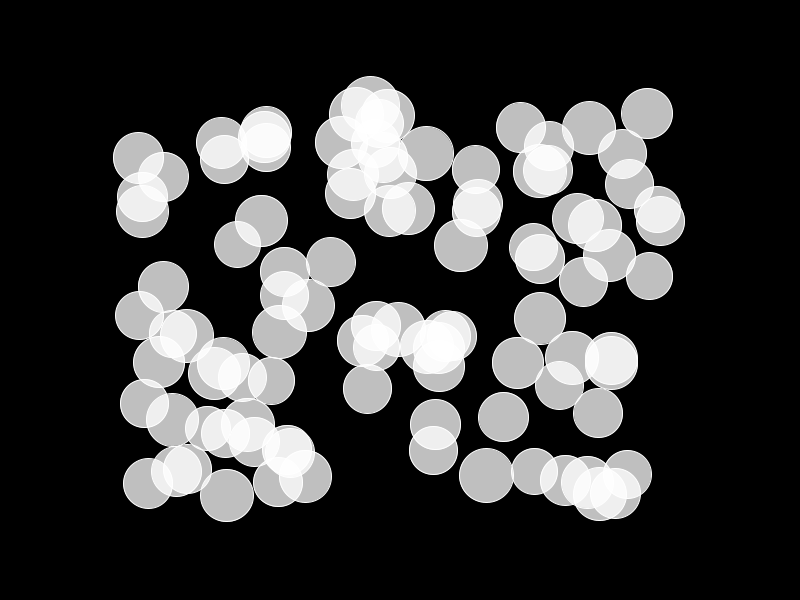
Frame 1 (no input)
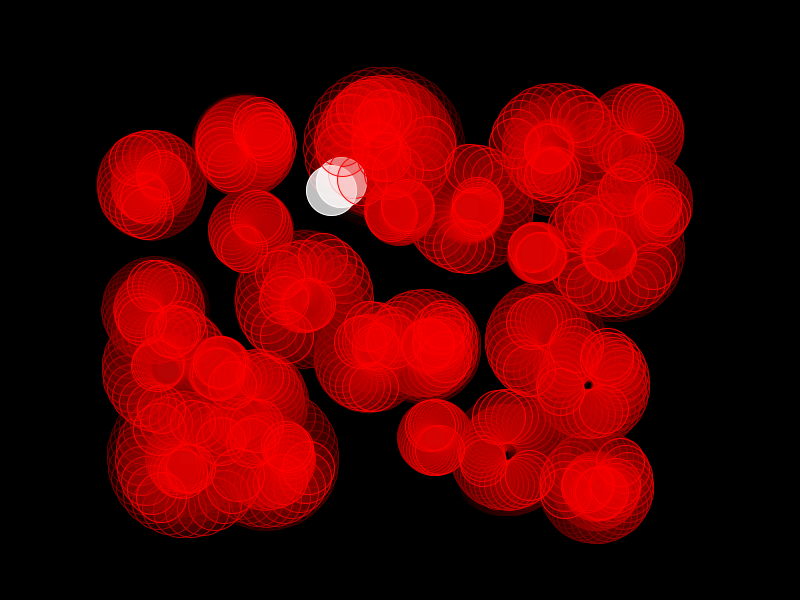
Frame 60 (the mouse pressed at the canvas centre just before this capture)
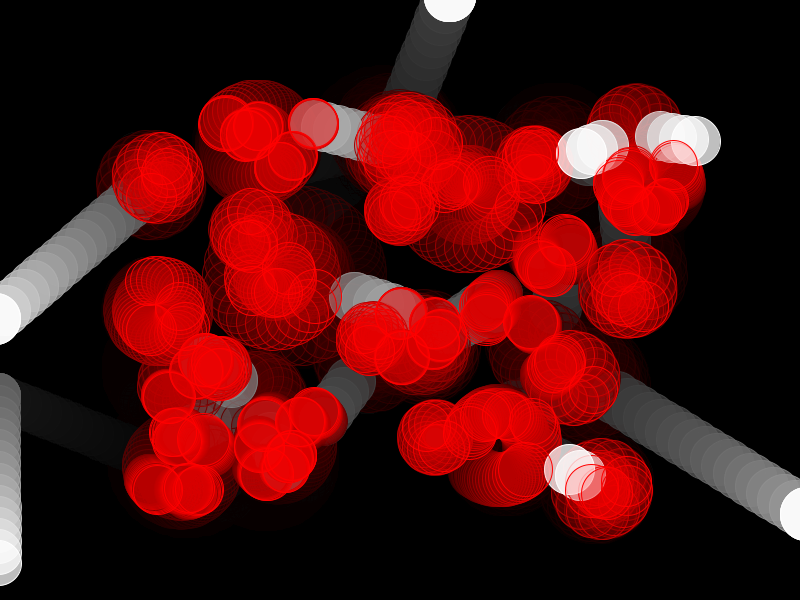
Frame 120 (the mouse held since frame 60 and released just before this capture)

The Processing sketch that drew these frames (run headless with seeded random() and noise(); from frame 60 on, the mouse is pressed at the canvas centre):

// Processing sketch: processing_156415
// ── processing_156415.pde

float escapeVelocity;
int fadeRate;

int maxCells = 100;
int maxCellsPerColony = 15;
int maxColonies = 10;

ArrayList<Cell> unattached;
ArrayList<Colony> colonies;

void setup() {
  size(800, 600);

  unattached = new ArrayList<Cell> ();
  colonies = new ArrayList<Colony> ();
  for (int i=0; i<maxCells; i++) {
    unattached.add(new Cell(width/2+random(-width/3, width/3), height/2+random(-height/3, height/3)));
  }
  
  escapeVelocity = 0.25;
  fadeRate = 16;

  background(0);
}

void draw() {
  noStroke();
  fill(0, fadeRate);
  rect(0, 0, width, height);

  for (int i=unattached.size ()-1; i>=0; i--) {
    Cell moveCell = unattached.get(i);
    if (moveCell.move()) {
      unattached.remove(i);
      moveCell = new Cell(width/2+random(-width/3, width/3), height/2+random(-height/3, height/3));
      unattached.add(moveCell);
    }
    moveCell.display();
  }

  for (int i=colonies.size ()-1; i>=0; i--) {
    Colony moveColony = colonies.get(i);
    if (moveColony.move()) {
      colonies.remove(i);
    }
  }

  for (int i=unattached.size ()-1; i>=0; i--) {
    Cell testCell = unattached.get(i);
    boolean stillUnattached = true;
    int colonyIndex = 0;

    if (testCell.age > 3) {
      while (stillUnattached && colonyIndex < colonies.size ()) {
        Colony testColony = colonies.get(colonyIndex);
        if  (testColony.collidingCell(testCell)) {
          testColony.addCell(testCell);
          stillUnattached = false;
        }
        colonyIndex++;
      }
    }
  }

  if (colonies.size() < maxColonies) {

    int firstCellInd = unattached.size()-1;
    while (firstCellInd >= 0) {
      Cell firstCell = unattached.get(firstCellInd);

      if (firstCell.age > 3) {
        int secondCellInd = firstCellInd - 1;
        boolean colonyPresent = false;
        Colony newColony = new Colony();
        while (secondCellInd >= 0) {
          Cell secondCell = unattached.get(secondCellInd);

          if (secondCell.age > 3) {
            float distance = dist(firstCell.x, firstCell.y, secondCell.x, secondCell.y);
            if (distance < (firstCell.cellSize+secondCell.cellSize) / 2) {
              if (!colonyPresent) {
                colonies.add(newColony);
                colonyPresent = true;
                newColony.addCell(firstCell);
              }
              newColony.addCell(secondCell);
              firstCellInd--;
            }
          }
          secondCellInd--;
        }
      }
      firstCellInd--;
    }
  }
}

void keyPressed() {
  if (keyCode == LEFT) {
    fadeRate = constrain(--fadeRate, 0, 255);
  }
  if (keyCode == RIGHT) {
    fadeRate = constrain(++fadeRate, 0, 255);
  }
  if (keyCode == DOWN) {
    escapeVelocity = constrain(escapeVelocity - 0.05, 0.05, 1);
  }
  if (keyCode == UP) {
    escapeVelocity = constrain(escapeVelocity + 0.05, 0.05, 1);
  }
}
class Cell {
  float x;
  float y;
  float cellSize;
  float direction;
  float speed;
  float omega;
  boolean inColony;
  int age;

  Cell(float x_, float y_) {
    x = x_;
    y = y_;
    cellSize = randomGaussian()*2 + 50;
    direction = random(TWO_PI);
    speed = random(0.1, 0.5);
    omega = random(-0.1, 0.1);
    inColony = false;
    age = 0;
    ellipseMode(RADIUS);
  }

  boolean move() {
    float dx = speed * sin(direction);
    float dy = speed * cos(direction);
    float newX = x + dx;
    float newY = y + dy;
    
    if (newX < cellSize/2 || newX > width - cellSize/2 || newY < cellSize/2 || newY > height - cellSize/2) {
      if ((x >= width && dx > 0) || ( x <= 0 && dx < 0) || (y >= height && dy > 0) || (y < 0 && dy < 0)) {
        direction += omega;
      }
      else {
        x = newX;
        y = newY;
      }
    } else {
      x = newX;
      y = newY;
    }
    age++;
    return age > 5000;
  }
  
  boolean update(float x_, float y_, float direction_, float speed_) {
    if (speed_ > cellSize*escapeVelocity) return true;
    x = x_;
    y = y_;
    direction = direction_;
    speed = speed_;
    return false;
  }
  
  void release() {
    inColony = false;
    unattached.add(this);
  }
  
  void capture() {
    inColony = true;
    age = 0;
    unattached.remove(this);
  }

  void display() {
    if (inColony) {
      stroke(255, 0, 0);
      fill(255, 0, 0, 32);
    }
    else {
      stroke(255);
      fill(255, 192-age/20.0);
    }
    ellipse(x, y, cellSize/2, cellSize/2);
  }
}

class Colony {
  float spinRate;
  float centreX;
  float centreY;
  ArrayList<Cell> cells;

  Colony() {
    spinRate = 0;
    cells = new ArrayList<Cell> ();
    centreX = 0;  // Temp value, recalculate once cells added
    centreY = 0;  // Temp value, recalculate once cells added
  };

  boolean move() {
    boolean cellsEscaped = false;

    for (int i=cells.size ()-1; i>=0; i--) {
      Cell spinCell = cells.get(i);
      float distFromCentre = dist(spinCell.x, spinCell.y, centreX, centreY);
      float spinSpeed = distFromCentre*spinRate;
      float cellAngle = atan2(spinCell.x - centreX, spinCell.y - centreY) + spinRate;

      if (spinCell.update(centreX+distFromCentre*sin(cellAngle), centreY+distFromCentre*cos(cellAngle), cellAngle, spinSpeed)) {
        spinCell.release();
        cells.remove(i);
        spinCell.display();
        cellsEscaped = true;
      }
    }

    if (cellsEscaped) {
      if (cells.size() == 1) {
        Cell lastCell = cells.get(0);
        lastCell.release();
        cells.clear();
      }
      recalculateCentre();
//      spinRate = 0;
    } else {
      spinRate = spinRate + radians(0.25);
    }

    for (int i=0; i<cells.size (); i++) {
      cells.get(i).display();
    }

    return cells.size() == 0;
  }

  void addCell(Cell newCell) {
    newCell.capture();
    cells.add(newCell);
    recalculateCentre();
    spinRate = 0;
  }

  void recalculateCentre() {
    float minX = width * 2;
    float maxX = -width;
    float minY = height * 2;
    float maxY = -height;

    for (int i=0; i<cells.size (); i++) {
      Cell tempCell = cells.get(i);
      if (tempCell.x-tempCell.cellSize/2 < minX) {
        minX = tempCell.x-tempCell.cellSize/2;
      }
      if (tempCell.x+tempCell.cellSize/2 > maxX) {
        maxX = tempCell.x+tempCell.cellSize/2;
      }
      if (tempCell.y-tempCell.cellSize/2 < minY) {
        minY = tempCell.y-tempCell.cellSize/2;
      }
      if (tempCell.y+tempCell.cellSize/2 > maxY) {
        maxY = tempCell.y+tempCell.cellSize/2;
      }
    }

    centreX = (minX+maxX)/2;
    centreY = (minY+maxY)/2;
  }

  boolean collidingCell(Cell testCell) {
    if (cells.size() >= maxCellsPerColony) return false;
    for (int i=0; i<cells.size (); i++) {
      Cell colonyCell=cells.get(i);
      float distance = dist(testCell.x, testCell.y, colonyCell.x, colonyCell.y);
      if (distance < (testCell.cellSize+colonyCell.cellSize) / 2) {
        return true;
      }
    }

    return false;
  }
}
